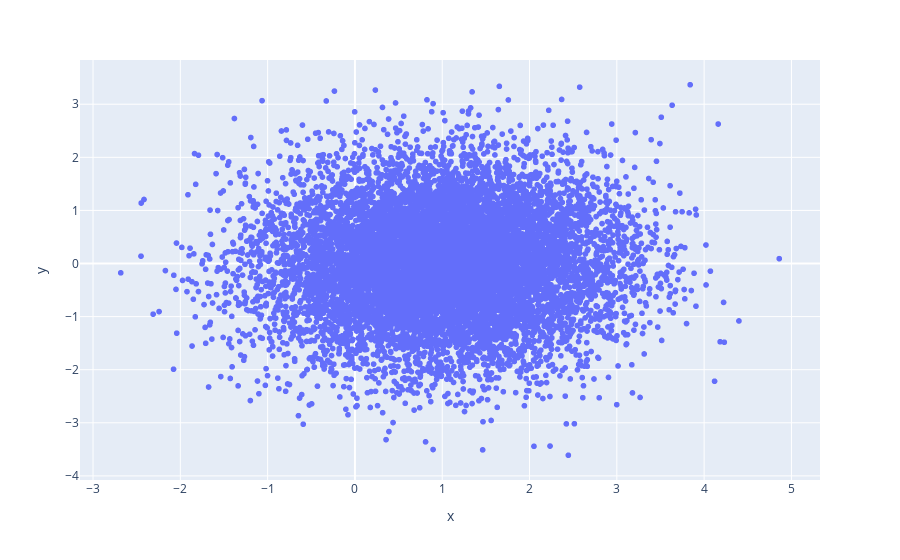

Write notebook code for a chart like this one.
### Code cell
px.scatter(x=data[:,0], y=data[:,1])

### Figure 1 — Plotly figure (JSON) as saved in the notebook; plotly's stock layout.template omitted (floating-point values rounded to 4 significant figures; data arrays with more than 128 entries replaced by an {"elided": "..."} marker saying what was removed)
{"data": [{"hovertemplate": "x=%{x}<br>y=%{y}<extra></extra>", "legendgroup": "", "marker": {"color": "#636efa", "symbol": "circle"}, "mode": "markers", "name": "", "showlegend": false, "type": "scattergl", "x": {"elided": "10000 float values"}, "xaxis": "x", "y": {"elided": "10000 float values"}, "yaxis": "y"}], "layout": {"legend": {"tracegroupgap": 0}, "margin": {"t": 60}, "xaxis": {"anchor": "y", "domain": [0, 1], "title": {"text": "x"}}, "yaxis": {"anchor": "x", "domain": [0, 1], "title": {"text": "y"}}}}
